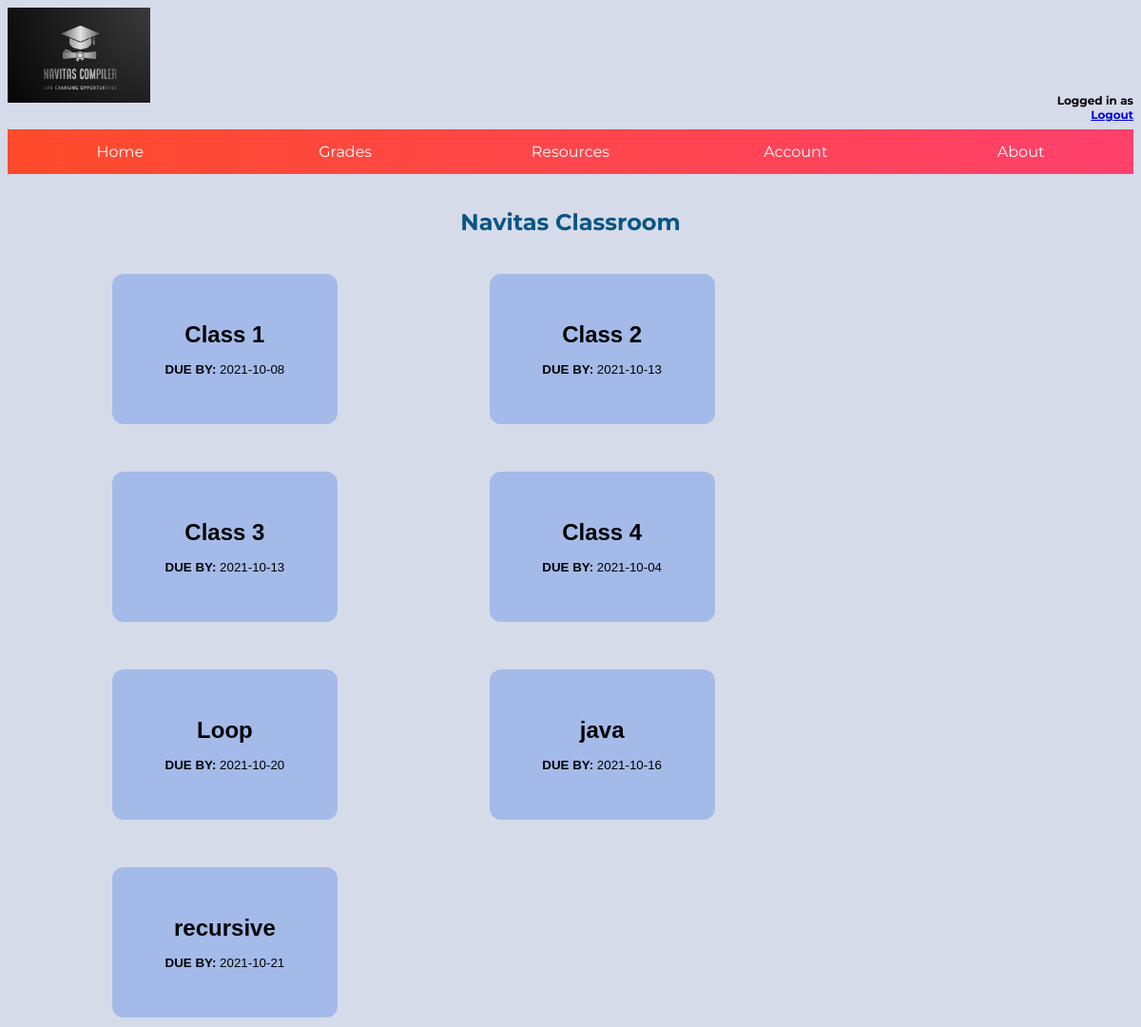
/NJO/student.php, run on the app's committed database.
### tables this page shows
CREATE TABLE "classroom" (
	"classID"	INTEGER NOT NULL,
	"classTitle"	TEXT NOT NULL UNIQUE,
	"classCode"	TEXT NOT NULL UNIQUE,
	"totalMarks"	NUMERIC,
	"dueDate"	TEXT,
	"description"	TEXT,
	"inStudentsID"	INTEGER,
	FOREIGN KEY("classID") REFERENCES "question"("respClassID"),
	FOREIGN KEY("inStudentsID") REFERENCES "student"("studentID"),
	PRIMARY KEY("classID" AUTOINCREMENT)
);

### NJO/student.php (the view, shortened to what this page needs)
<?php
    require_once("connection.php");
    $email= $_SESSION['email'];
	$sql3 =<<<EOF
		SELECT * from account
		WHERE email='$email';
	EOF;
	$return3 = $db->query($sql3);
	$row = $return3->fetchArray(SQLITE3_ASSOC);
  $sqlClass =<<<EOF
		SELECT * from classroom;
	EOF;
	$returnC = $db->query($sqlClass);
?>
<!DOCTYPE html>
<html>
<head>
    <link rel="stylesheet" href="css/class2.css">
</head>
<body>
    <header>
        <h1>
            <img src="objects/navitas.jpeg">
            <br><br><br><br><br><br>
            Logged in as <a class="name" alt="Student's_name"><u><?php echo $row['fullName']?> </u></a><br>
            <a href="logout.php" style="float: right;"><b>Logout</b></a><br>
        </h1>
        <ul>
            <li><a href="student.php">Home</a></li>
            <li><a href="studentgradesheet.php">Grades</a></li>
            <li><a href="https://www.latrobe.edu.au/students/study-resources/learninghub/coding-hub">Resources</a></li>
            <li><a href="studentaccount.php">Account</a></li>
            <li><a href="https://navitas.com">About</a></li>
        </ul>
    </header>
    <h2> Navitas Classroom </h2>
    <span id = "button2Class">
    <?php
	while ($rowC = $returnC->fetchArray(SQLITE3_ASSOC)){
    echo '<button style= "margin: 40px 50px 10px 110px;" class="open-modal" id ="$x" onclick = "showModal();"';
    echo '><b> <font size="5">'.$rowC['classTitle'].'</font><br><br>DUE BY: </b>' .$rowC['dueDate'].' </button>';
}
    ?>
</span>
</body>
</html>

### NJO/css/class2.css (style rules this page uses)
* { box-sizing: border-box; }
body { background: #d5dbe9; flex-direction: column; font-family: 'Montserrat', sans-serif; height: 100vh; }
img { height: 100px; width: 150px; float: left; }
h1 { text-align: right; font-size: 12px; }
ul { list-style-type: none; width: 100% auto; margin: 0; padding:0; overflow: hidden; background: #FF416C; background: -webkit-linear-gradient(to right, #FF4B2B, #FF416C); background: linear-gradient(to right, #FF4B2B, #FF416C); color: #FFFFFF; word-spacing: 50%; }
li { width:20%; float: left; }
h2 { text-align: center; margin: auto; color:rgb(10, 85, 133); padding-top: 3%; }
li a { display: block; color: white; text-align: center; padding: 14px 16px; text-decoration: none; }
.open-modal { width: 20%; padding: 50px; margin: 50px 70px; display: inline-block; border: black; background: #a4bae9; cursor: pointer; border-radius: 12px; }

### data on the page
classroom: classTitle "Class 1", dueDate "2021-10-08"
classroom: classTitle "Class 2", dueDate "2021-10-13"
classroom: classTitle "Class 3", dueDate "2021-10-13"
classroom: classTitle "Class 4", dueDate "2021-10-04"
classroom: classTitle "Loop", dueDate "2021-10-20"
classroom: classTitle "java", dueDate "2021-10-16"
classroom: classTitle "recursive", dueDate "2021-10-21"
